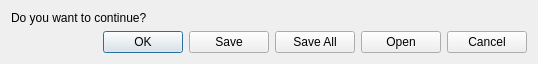
<?xml version="1.0" encoding="UTF-8"?>
<ui version="4.0">
 <class>InfoDialog</class>
 <widget class="QDialog" name="InfoDialog">
  <property name="geometry">
   <rect>
    <x>0</x>
    <y>0</y>
    <width>538</width>
    <height>64</height>
   </rect>
  </property>
  <property name="windowTitle">
   <string>Dialog</string>
  </property>
  <layout class="QVBoxLayout" name="verticalLayout">
   <item>
    <widget class="QLabel" name="label">
     <property name="text">
      <string>Do you want to continue?</string>
     </property>
    </widget>
   </item>
   <item>
    <widget class="QDialogButtonBox" name="buttonBox">
     <property name="standardButtons">
      <set>QDialogButtonBox::StandardButton::Cancel|QDialogButtonBox::StandardButton::Ok|QDialogButtonBox::StandardButton::Open|QDialogButtonBox::StandardButton::Save|QDialogButtonBox::StandardButton::SaveAll</set>
     </property>
    </widget>
   </item>
  </layout>
 </widget>
 <resources/>
 <connections/>
</ui>
